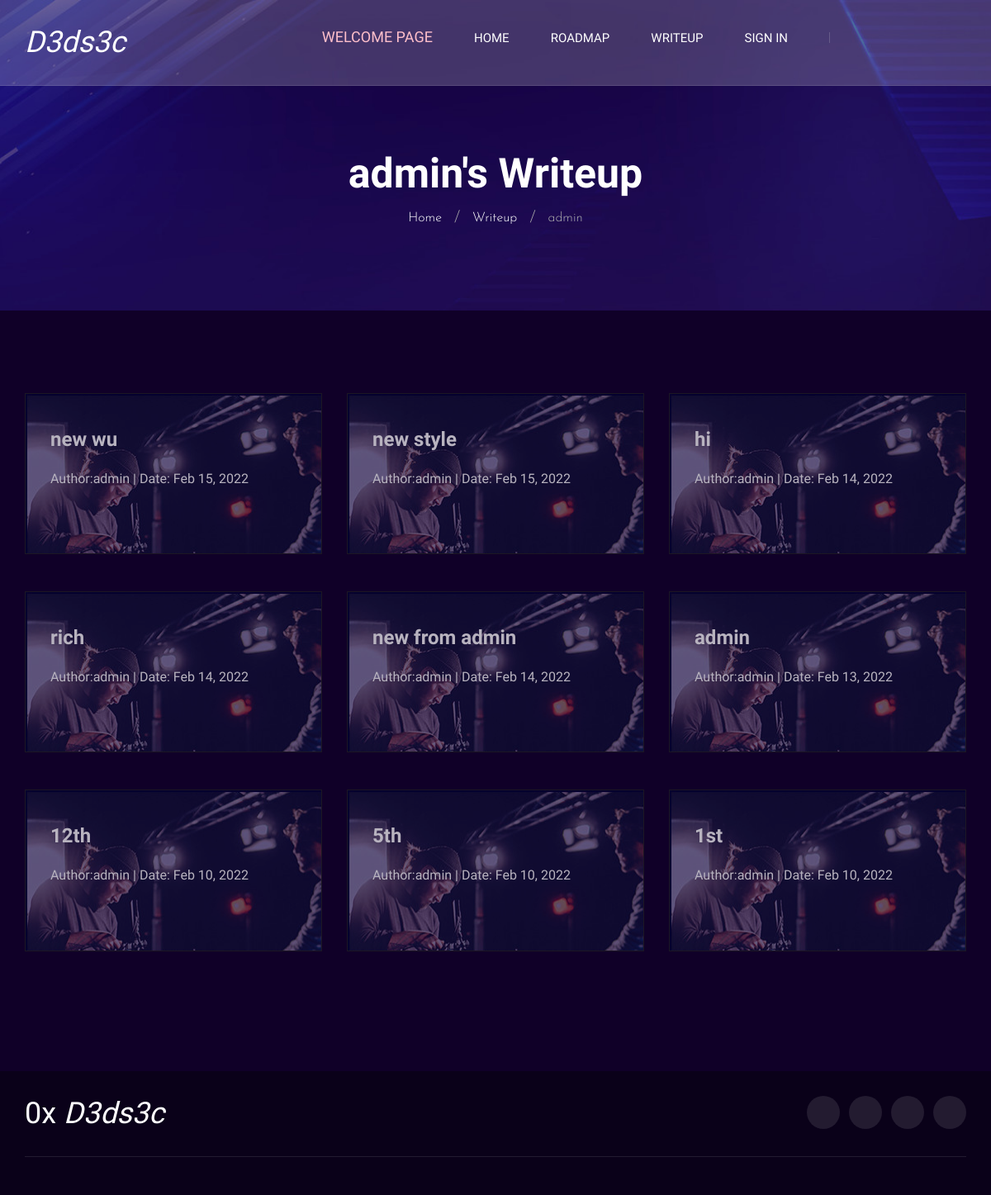
Before: /dedsec/writeup/admin/ (upper part) with the older database file.
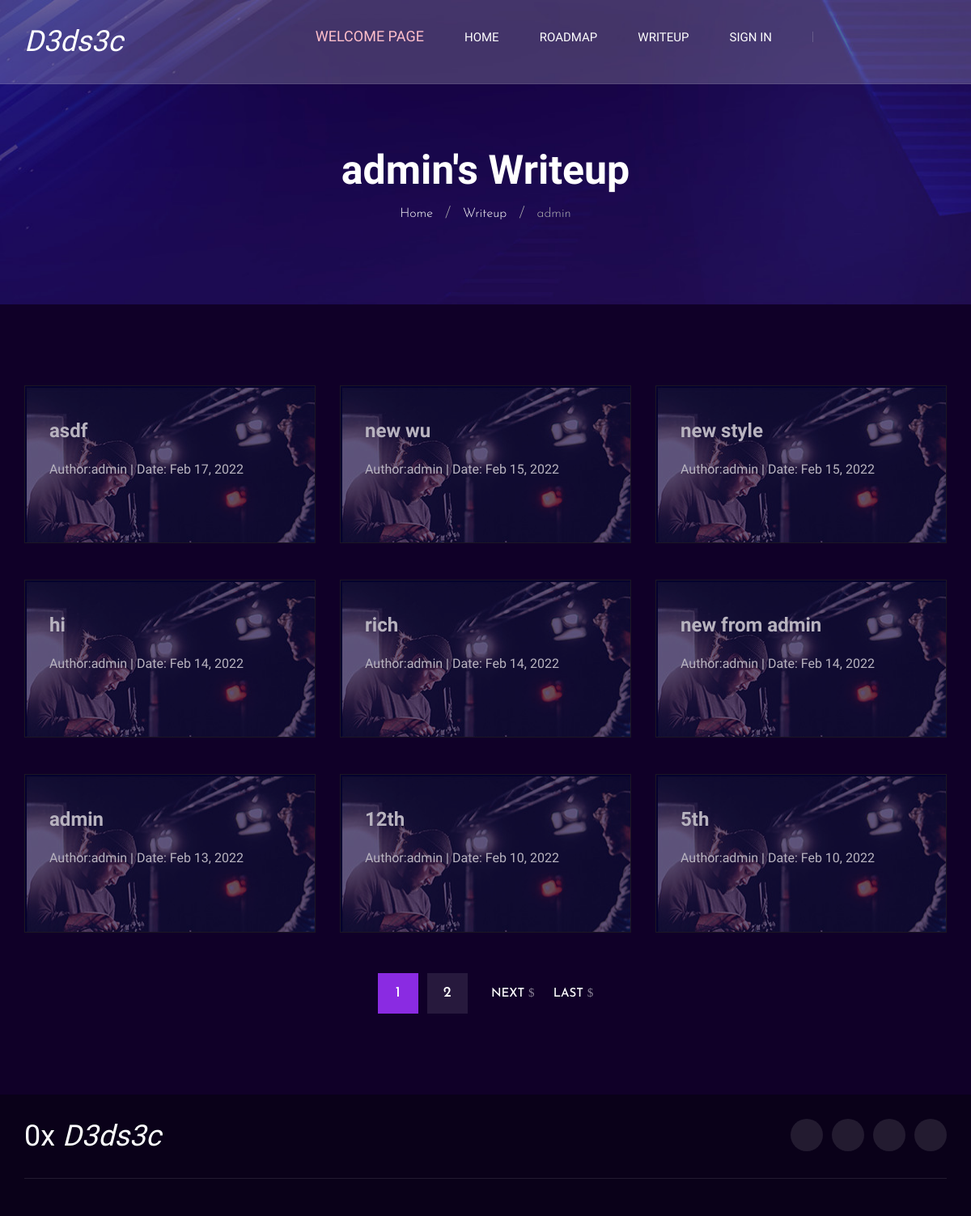
After: the same page with the newer database file.
### writeup/models.py (models this page shows, shortened)
class Writeup(models.Model):
    like = models.ManyToManyField(User,related_name='like')
    title = models.CharField(max_length=100)
    prerequis =  RichTextUploadingField(blank=True, null=True)
    content_upload = RichTextUploadingField(blank=True, null=True)
    cate = models.ManyToManyField(Cate, related_name='writeup')
    date_create = models.DateTimeField(default = timezone.now)
    author = models.ForeignKey(User, on_delete=models.CASCADE,related_name='writeup')

### writeup/views.py (the view)
class UserWriteuplist(ListView):
    model = Writeup
    context_object_name = 'post'
    paginate_by = 9
    def get_queryset(self) :
        user = get_object_or_404(User,username=self.kwargs.get('username'))
        return Writeup.objects.filter(author=user).order_by('-date_create')

### writeup/templates/writeup/userwriteup.html (shortened to what this page needs)
{%extends 'writeup/base.html'%}
{%load static%}
{% block content %}
    <header class="header">
        <div class="container">
            <div class="row">
                <div class="col-lg-2">
                    <div class="header__logo">
                        <a href="{%url 'wuhpage'%}" style="color: white;"><h2 style="color: white;"><em> D3ds3c</em> </h2></a>
                    </div>
                </div>
                <div class="col-lg-10">
                    <div class="header__nav__option">
                        <nav class="header__nav__menu mobile-menu">
                            <ul>
                                <li style="color: red;"><a href="{%url 'welcomehome'%}" > <h5 style="color: pink;">Welcome page</h5></a></li>
                                <li ><a href="{%url 'wuhpage'%}">Home</a></li>
                                <li ><a href="#">Roadmap</a></li>
                                <li><a href="{%url 'writeup'%}">Writeup</a>
                                </li>
                                {%if user.is_authenticated%}
                                <li><a href="#">Hello, {{user.first_name}}</a>
                                    <ul class="dropdown">
                                        <li><a href="{%url 'profile' user.id%}">Profile</a></li>
                                        <li><a href="{% url 'logout'%}">Log out</a></li>
                                    </ul>
                                </li>
                                {%else%}
                                <li>
                                    <a href="{% url 'login'%}">Sign in</a>
                                </li>
                                {%endif%}
                        </nav>
                        <div class="header__nav__social">
                            <a href="https://www.facebook.com/profile.php?id=100068404994823"><i class="fa fa-facebook"></i></a>
                            <a href="https://twitter.com/phong20031"><i class="fa fa-twitter"></i></a>
                            <a href="https://www.instagram.com/_minh_nguyn/?hl=en"><i class="fa fa-instagram"></i></a>
                            <a href="https://zalo.me/0377075126"><i class="fa fa-youtube-play"></i></a>
                        </div>
                    </div>
                </div>
            </div>
        </div>
    </header>
    <div class="breadcrumb-option spad set-bg" data-setbg="{% static 'writeup/img/breadcrumb-bg.jpg'%}">
        <div class="container">
            <div class="row">
                <div class="col-lg-12 text-center">
                    <div class="breadcrumb__text">
                        {%if user == post.first.author or post.count == 0 %}
                        <h2>My writeup</h2>
                        {%else%}
                        <h2>{{post.first.author.first_name}}'s Writeup</h2>
                        {%endif%}
                        <div class="breadcrumb__links">
                            <a href="{%url 'wuhpage'%}">Home</a>
                            <span><a href="{%url 'writeup'%}">Writeup</a> </span> <span> {{post.first.author}}</span>
                        </div>
                    </div>
                </div>
            </div>
        </div>
    </div>
    <section class="blog spad">
        <div class="container">
            <div class="row">
                {%for p in post%}
                <div class="col-lg-4 col-md-6 col-sm-6">
                    <a href="{%url 'writeupdetail' p.id%}">
                    <div class="blog__item">
                          <h4>{{p.title}}</h4>
                         <p> <h6 style="color: white;"> <a href="{%url 'profile' p.author.id%}"> Author:{{p.author.first_name}}</a>  | Date: {{p.date_create|date:"M d, Y" }}</h6></p>
                        <br>
                    </div>
                    </a>
                </div>
                {%endfor%}
            </div>
            {%if is_paginated%}
                <div class="row">
                    <div class="col-lg-12">
                        <div class="pagination__option blog__pagi">
                            {%for p in page_obj.paginator.page_range%}
                            {%if p == page_obj.number%}
                            <a href="?page={{p}}" class="number__pagination " style="background-color: blueviolet;">{{p}}</a>
                            {%else%}
                            <a href="?page={{p}}" class="number__pagination">{{p}}</a>
                            {%endif%}
                            {%endfor%}
                            {%if page_obj.has_next%}
                            <a href="?page={{page_obj.next_page_number}}" class="arrow__pagination right__arrow">Next <span class="arrow_right"></span></a>
                            <a href="?page={{page_obj.paginator.num_pages }}" class="arrow__pagination right__arrow">Last <span class="arrow_right"></span></a>
                            {%endif%}
                        </div>
                    </div>
                </div>
            {%endif%}
        </div>
    </section>
{% endblock %}

### writeup/templates/writeup/base.html (shortened to what this page needs)
{%load static%}
<!DOCTYPE html>
<html lang="zxx">
<head>
    <link rel="stylesheet" href="{%static 'writeup/css/bootstrap.min.css'%}" type="text/css">
    <link rel="stylesheet" href="{%static 'writeup/css/font-awesome.min.css'%}" type="text/css">
    <link rel="stylesheet" href="{%static 'writeup/css/elegant-icons.css'%}" type="text/css">
    <link rel="stylesheet" href="{%static 'writeup/css/owl.carousel.min.css'%}" type="text/css">
    <link rel="stylesheet" href="{%static 'writeup/css/magnific-popup.css'%}" type="text/css">
    <link rel="stylesheet" href="{%static 'writeup/css/slicknav.min.css'%}" type="text/css">
    <link rel="stylesheet" href="{%static 'writeup/css/style.css'%}" type="text/css">
</head>
<body>
    {% block content %}{% endblock %}
    <footer class="footer">
        <div class="container">
            <div class="footer__top">
                <div class="row">
                    <div class="col-lg-6 col-md-6">
                        <div class="footer__top__logo">
                            <h2 style="color: white;">0x <em> D3ds3c </em> </h2>
                        </div>
                    </div>
                    <div class="col-lg-6 col-md-6">
                        <div class="footer__top__social">
                            <a href="https://www.facebook.com/profile.php?id=100068404994823"><i class="fa fa-facebook"></i></a>
                            <a href="https://twitter.com/phong20031"><i class="fa fa-twitter"></i></a>
                            <a href="https://www.instagram.com/_minh_nguyn/?hl=en"><i class="fa fa-instagram"></i></a>
                            <a href="https://zalo.me/0377075126"><i class="fa fa-youtube-play"></i></a>
                        </div>
                    </div>
                </div>
            </div>
            <div class="footer__option">
            </div>
        </div>
    </footer>
</body>
</html>

### writeup/static/writeup/css/style.css (style rules this page uses)
html, body { height: 100%; font-family: "Josefin Sans", sans-serif; -webkit-font-smoothing: antialiased; }
h1, h2, h3, h4, h5, h6 { margin: 0; color: white; font-weight: 400; font-family: "Play", sans-serif; }
h2 { font-size: 36px; }
h4 { font-size: 24px; }
h5 { font-size: 18px; }
h6 { font-size: 16px; }
p { font-size: 16px; font-family: "Josefin Sans", sans-serif; color: #ffffff; font-weight: 800; margin: 0 0 15px 0; }
ul, ol { padding: 0; margin: 0; }
.set-bg { background-repeat: no-repeat; background-size: cover; background-position: bottom; }
.spad { padding-top: 100px; padding-bottom: 100px; }
.header { position: fixed; left: 0; top: 0; width: 100%; background: rgba(250,250,250,0.2); border-bottom: 1px solid rgba(255, 255, 255, 0.1); z-index: 9; }
.header__logo { padding: 30px 0; }
.header__logo a { display: inline-block; }
.header__nav__option { text-align: right; padding: 28px 0px; }
.header__nav__menu { display: inline-block; margin-right: 45px; }
.header__nav__menu ul li { list-style: none; display: inline-block; margin-right: 45px; position: relative; }
.header__nav__menu ul li:last-child { margin-right: 0; }
.header__nav__menu ul li a { font-size: 15px; font-family: "Play", sans-serif; color: #ffffff; display: block; text-transform: uppercase; position: relative; padding: 6px 0; }
.header__nav__menu ul li a:after { position: absolute; left: 0; bottom: 0; width: 100%; height: 2px; background: #00bfe7; content: ""; -webkit-transform: scale(0); -ms-transform: scale(0); transform: scale(0); -webkit-transition: all, 0.3s; -o-transition: all, 0.3s; transition: all, 0.3s; }
.header__nav__social { display: inline-block; position: relative; padding-left: 50px; }
.header__nav__social:before { position: absolute; left: 0; top: 4px; height: 13px; width: 1px; background: rgba(225, 225, 225, 0.2); content: ""; }
.header__nav__social a { color: #ffffff; font-size: 15px; margin-right: 18px; }
.header__nav__social a:last-child { margin-right: 0; }
.footer { background: #0a0119; }
.footer__top { padding: 30px 0; border-bottom: 1px solid rgba(255, 255, 255, 0.1); }
.footer__top__logo { line-height: 40px; }
.footer__top__social { text-align: right; }
.footer__top__social a { display: inline-block; font-size: 15px; color: #ffffff; height: 40px; width: 40px; background: rgba(255, 255, 255, 0.1); border-radius: 50%; line-height: 44px; text-align: center; margin-right: 6px; }
.footer__top__social a:last-child { margin-right: 0; }
.footer__option { padding-bottom: 35px; padding-top: 75px; }
.breadcrumb-option { padding-top: 180px; }
.breadcrumb__text h2 { color: #ffffff; font-size: 50px; font-weight: 700; margin-bottom: 12px; }
.breadcrumb__links a { font-size: 16px; color: #ffffff; font-weight: 300; display: inline-block; margin-right: 32px; position: relative; }
.breadcrumb__links a:after { position: absolute; right: -22px; top: -3px; content: "/"; color: #adadad; font-size: 20px; }
.breadcrumb__links span { font-size: 16px; color: #adadad; font-weight: 300; display: inline-block; }
.pagination__option { text-align: center; padding-top: 20px; }
.pagination__option.blog__pagi { padding-top: 5px; }
.pagination__option .arrow__pagination { font-size: 15px; color: #ffffff; display: inline-block; text-transform: uppercase; }
.pagination__option .arrow__pagination.right__arrow { margin-left: 18px; }
.pagination__option .arrow__pagination span { opacity: 0.5; }
.pagination__option .number__pagination { font-size: 18px; color: #ffffff; height: 50px; width: 50px; background: rgba(242, 242, 242, 0.1); line-height: 50px; text-align: center; display: inline-block; margin-right: 6px; }
.blog { background: #100028; }
.blog__item { border: 1px solid #222222; padding: 40px 48px 35px 30px; position: relative; z-index: 1; margin-bottom: 45px; background: url(../img/blog/blog-2.jpg); opacity: 0.7; }
.blog__item h4 { color: #ffffff; font-weight: 700; line-height: 31px; margin-bottom: 18px; }
.blog__item p { font-weight: 300; line-height: 29px; margin-bottom: 22px; }
.blog__item a { font-size: 16px; color: #ffffff; }
@media only screen and (min-width: 1200px) { .container { max-width: 1170px; } }

Changed rows visible on the page:
no longer on this page (row unchanged): Writeup: title "1st", author.first_name "admin", date_create "Feb 10, 2022"
added Writeup: first.author.first_name "admin", first.author "admin", title "asdf", author.first_name "admin", date_create "Feb 17, 2022"
Other visible differences:
new list line: "1"
new list line: "2"
text now shown: "NEXT LAST"
